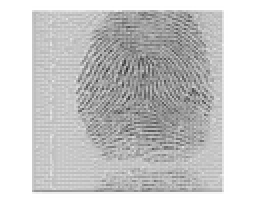
%> input picture project2 2/2.bmp, 128 x 108 px, shrunk from 682 x 573 before the run (shown 2 times larger)
$ octave --eval "ImageOrientation(imread('2.bmp'));"   (GNU Octave 9; MATLAB toolbox functions it lacks are replaced by stand-ins)
%> lines starting %> are read from the running program, lines starting %| are printed output that depends on the picture
### project2 2/drawOrientation.m
function drawOrientation(img, ofield, varargin)
%% Call this function as drawOrientation(img, ofield)
%% where 'img' is the image matrix and 'ofield' is the
%% orientation field matrix. This function displays
%% 'ofield' as a set of quivers on image 'img'.
%%
%% Author: Arun Ross
%% Last Modified: 10 Oct 2006

if (nargin==2)
    blksz = 11;
else
    blksz = varargin{1};
end

hblksz = round(blksz/2);
r = hblksz;

[nr nc] = size(ofield);
u_ofield = r*cos(ofield);
v_ofield = r*sin(ofield);

[X, Y] = meshgrid(hblksz:blksz:nr-hblksz, hblksz:blksz:nc-hblksz);
X = X(:);
Y = Y(:);
for i=1:size(X)
    U(i) = u_ofield(X(i), Y(i));
    V(i) = v_ofield(X(i), Y(i));
end
figure;
imshow(img,[]);
hold on;
h=quiver(Y, X, V', U');
set(h,'Color',[1 1 1]);

### project2 2/ImageOrientation.m
function ImageOrientation(Image )

Image = double(Image);
sobel_x_filter = [-1 -2 -1;0 0 0;1 2 1];
sobel_y_filter = [-1 0 1;-2 0 2;-1 0  1];

sobel_x = imfilter(Image,sobel_x_filter);
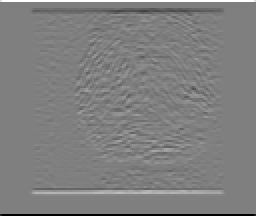
%> sobel_x: size 108x128x3 double (shown 2 times larger); min -1020, max 1020, mean 0; drawn with min black and max white
sobel_y = imfilter(Image,sobel_y_filter);
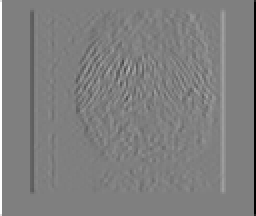
%> sobel_y: size 108x128x3 double (shown 2 times larger); min -1020, max 1020, mean 0; mean of the top-left, top-right, bottom-left and bottom-right quarters 3.4, -3.4, 7.5, -7.5; drawn with min black and max white
size_img = size(Image);
%> size_img = [108 128 3]
array = zeros(size_img);

for i = 1:(size_img(1,1)-9)%row
    for j = 1:(size_img(1,2)-9)%column
        sobelX = sobel_x(i:(i+8),j:(j+8));
        sobelY = sobel_y(i:(i+8),j:(j+8));
        array(i+4,j+4) = Orientation(sobelX,sobelY);
    end
end
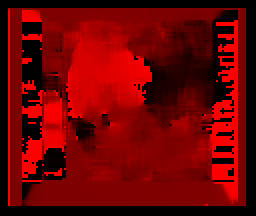
%> array: size 108x128x3 double (shown 2 times larger); mean R, G, B 1.37, 0, 0; drawn with min black and max white
drawOrientation(Image,array);
%> in drawOrientation, `u_ofield = r*cos(ofield);`:
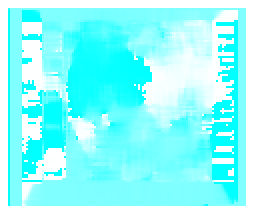
%> u_ofield: size 108x128x3 double (shown 2 times larger); mean R, G, B 0.745, 6, 6; drawn with min black and max white
%> in drawOrientation, `v_ofield = r*sin(ofield);`:
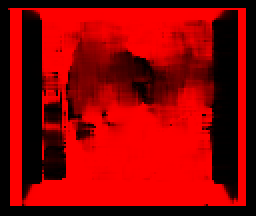
%> v_ofield: size 108x128x3 double (shown 2 times larger); mean R, G, B 3.44, 0, 0; drawn with min black and max white
%> after the loop in drawOrientation, `for i=1:size(X)`: U = 306 values, max 6 at index 12, min -6 at index 240, mean 4.06; V = 306 values, max 6 at index 1, min 0 at index 12, mean 1.32
end
